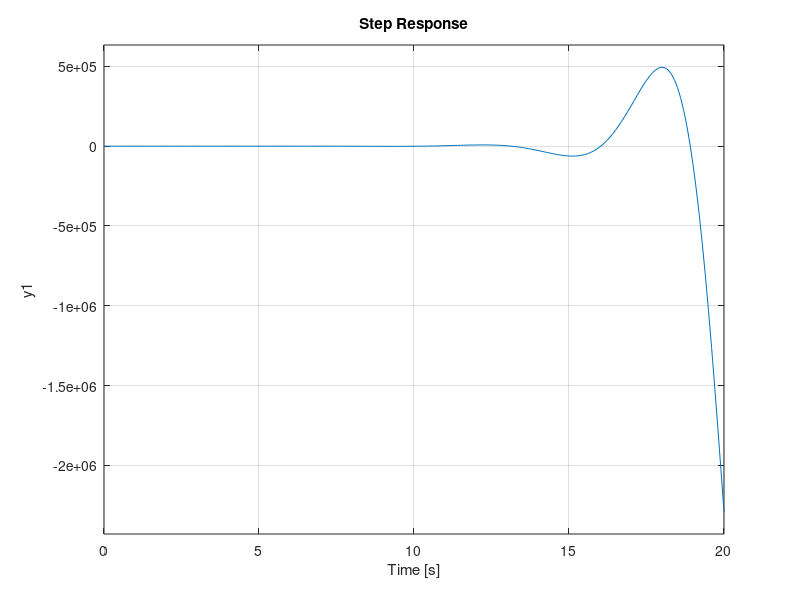

Write MATLAB code to recreate this figure.
% Clear
clear
clc
close all

%% Resonant System
% G(s) = (8s^6 + 7s^5 + 6s^4 + 5s^3 + 4s^2 + 3^s + 2) / (s^7 + 2s^6 + 3s^5 +4s^4 + 5s^3 + 6s^2 + 7s + 1)

a = 8;
b = 7;
c = 6;
d = 5;
e = 4;
f = 3;
g = 2;

h = 1;
i = 2;
j = 3;
k = 4;
l = 5;
m = 6;
n = 7;
o = 1; 

G_num = [a b c d e f g];
G_den = [h i j k l m n o];
G = tf (G_num, G_den) 

% step response
step (G,0:0.1:20)